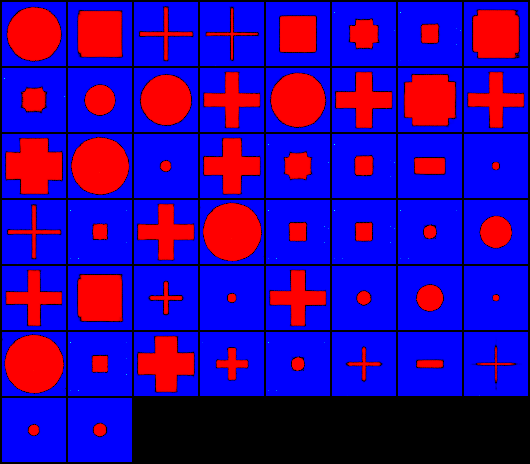
#> input picture images/contours.png, 530 x 464 px, found by its file name
$ jupyter execute --allow-errors 'CAD HFSS-V2.ipynb'
#> lines starting #> are read from the running program, lines starting #| are printed output that depends on the picture; after the words box and inside, x2 and y2 are one past the last pixel; in counts of white or black regions, pixels touching at a corner belong together
[cell 1]
#%pip install ezdxf
#%pip install imutils

# IMAGE-CAD-ANSYS Interface (I CAN)

## _Versión 0.1_
### Author: Jorge Cárdenas
### Pontificia Universidad de Valparaíso
This development is intended to provide an interface to access HFSS, in order to automate simulation and optimization processes.

## Features

- Extract features based on HSV color mapping
- Create DXF file to be loaded into HFSS

[cell 2]
import cv2
from matplotlib import pyplot as plt
import numpy as np

images_folder=r"C:\\Users\\jorge\\Documents\\Projects Jorge C\\DRUIDA PROJECT\\POC\\cad-hfss\\images\\"
destination_folder=r"C:\\Users\\jorge\\Documents\\Projects Jorge C\\DRUIDA PROJECT\\POC\\cad-hfss\\processed\\"

img = cv2.imread(images_folder+"contours.png",cv2.IMREAD_UNCHANGED)
#> img is the input picture: shape (464, 530, 3); mean B, G, R 158.9, 0, 48.5
im2 =img.copy()
im22 = cv2.cvtColor(im2,cv2.COLOR_BGR2GRAY )
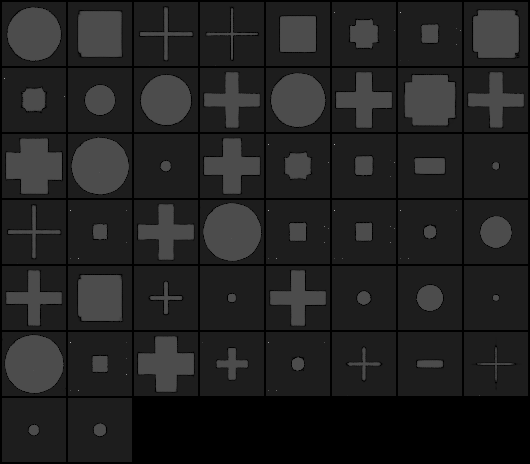
#> im22: shape (464, 530); min 0, max 176, mean 32.6

fig, ax = plt.subplots(1, sharex='col', sharey='row',figsize=(3, 3))

ax.imshow(im22)

blur = cv2.medianBlur(im2, 3)
gray = cv2.cvtColor(blur, cv2.COLOR_BGR2GRAY)
thresh = cv2.threshold(gray,40, 150,cv2.THRESH_BINARY)[1]
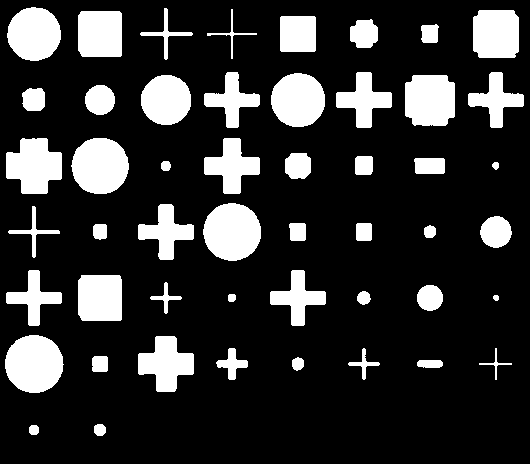
#> thresh: shape (464, 530); values 0 (black) and 150 (white), 19.2% white; 50 white regions, largest, box (x1, y1, x2, y2) and area: (5, 335, 64, 393) 2669, (203, 203, 261, 261) 2631, (71, 138, 129, 194) 2553

kernel = cv2.getStructuringElement(cv2.MORPH_RECT, (1,1))
close = cv2.morphologyEx(thresh, cv2.MORPH_CROSS, kernel, iterations=10)
result = 255 - close
result = cv2.cvtColor(close,cv2.COLOR_GRAY2BGR )

cv2.imwrite('result.png', result)
#> Out = True
